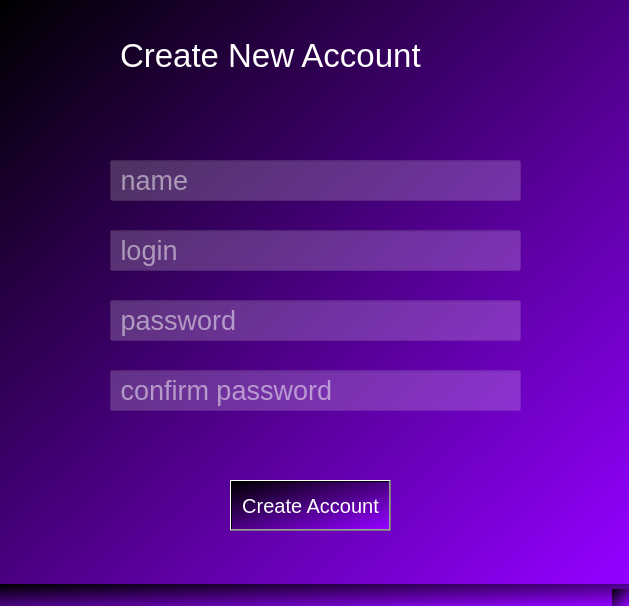
<?xml version="1.0" encoding="UTF-8"?>
<ui version="4.0">
 <class>MainWindow</class>
 <widget class="QMainWindow" name="MainWindow">
  <property name="geometry">
   <rect>
    <x>0</x>
    <y>0</y>
    <width>629</width>
    <height>606</height>
   </rect>
  </property>
  <property name="windowTitle">
   <string>MainWindow</string>
  </property>
  <property name="styleSheet">
   <string notr="true">background-color: qlineargradient(spread:pad, x1:0, y1:0, x2:1, y2:1, stop:0 rgba(0, 0, 0, 255), stop:0.983051 rgba(146, 0, 255, 255));</string>
  </property>
  <widget class="QWidget" name="centralwidget">
   <widget class="QLabel" name="label">
    <property name="geometry">
     <rect>
      <x>120</x>
      <y>20</y>
      <width>421</width>
      <height>71</height>
     </rect>
    </property>
    <property name="font">
     <font>
      <pointsize>25</pointsize>
     </font>
    </property>
    <property name="styleSheet">
     <string notr="true">color: rgb(255, 255, 255);
background-color: rgba(255, 255, 255, 0);</string>
    </property>
    <property name="text">
     <string>Create New Account</string>
    </property>
   </widget>
   <widget class="QLineEdit" name="lineEdit">
    <property name="geometry">
     <rect>
      <x>110</x>
      <y>160</y>
      <width>411</width>
      <height>41</height>
     </rect>
    </property>
    <property name="font">
     <font>
      <pointsize>20</pointsize>
     </font>
    </property>
    <property name="styleSheet">
     <string notr="true">background-color: rgba(255, 255, 255, 50);
color: rgb(255, 255, 255);</string>
    </property>
    <property name="placeholderText">
     <string> name</string>
    </property>
   </widget>
   <widget class="QLineEdit" name="lineEdit_2">
    <property name="geometry">
     <rect>
      <x>110</x>
      <y>230</y>
      <width>411</width>
      <height>41</height>
     </rect>
    </property>
    <property name="font">
     <font>
      <pointsize>20</pointsize>
     </font>
    </property>
    <property name="styleSheet">
     <string notr="true">background-color: rgba(255, 255, 255, 50);
color: rgb(255, 255, 255);</string>
    </property>
    <property name="placeholderText">
     <string> login</string>
    </property>
   </widget>
   <widget class="QLineEdit" name="lineEdit_3">
    <property name="geometry">
     <rect>
      <x>110</x>
      <y>300</y>
      <width>411</width>
      <height>41</height>
     </rect>
    </property>
    <property name="font">
     <font>
      <pointsize>20</pointsize>
     </font>
    </property>
    <property name="styleSheet">
     <string notr="true">background-color: rgba(255, 255, 255, 50);
color: rgb(255, 255, 255);</string>
    </property>
    <property name="echoMode">
     <enum>QLineEdit::Password</enum>
    </property>
    <property name="placeholderText">
     <string> password</string>
    </property>
   </widget>
   <widget class="QLineEdit" name="lineEdit_4">
    <property name="geometry">
     <rect>
      <x>110</x>
      <y>370</y>
      <width>411</width>
      <height>41</height>
     </rect>
    </property>
    <property name="font">
     <font>
      <pointsize>20</pointsize>
     </font>
    </property>
    <property name="styleSheet">
     <string notr="true">background-color: rgba(255, 255, 255, 50);
color: rgb(255, 255, 255);</string>
    </property>
    <property name="echoMode">
     <enum>QLineEdit::Password</enum>
    </property>
    <property name="placeholderText">
     <string> confirm password</string>
    </property>
   </widget>
   <widget class="QPushButton" name="button_criar_conta">
    <property name="geometry">
     <rect>
      <x>230</x>
      <y>480</y>
      <width>161</width>
      <height>51</height>
     </rect>
    </property>
    <property name="font">
     <font>
      <pointsize>15</pointsize>
     </font>
    </property>
    <property name="cursor">
     <cursorShape>PointingHandCursor</cursorShape>
    </property>
    <property name="styleSheet">
     <string notr="true">color: rgb(255, 255, 255);</string>
    </property>
    <property name="text">
     <string>Create Account</string>
    </property>
   </widget>
   <widget class="QLabel" name="label_2">
    <property name="geometry">
     <rect>
      <x>110</x>
      <y>420</y>
      <width>411</width>
      <height>31</height>
     </rect>
    </property>
    <property name="font">
     <font>
      <pointsize>15</pointsize>
     </font>
    </property>
    <property name="styleSheet">
     <string notr="true">background-color: rgba(255, 255, 255, 0);
color: rgb(255, 0, 0);</string>
    </property>
    <property name="text">
     <string/>
    </property>
   </widget>
  </widget>
  <widget class="QMenuBar" name="menubar">
   <property name="geometry">
    <rect>
     <x>0</x>
     <y>0</y>
     <width>629</width>
     <height>21</height>
    </rect>
   </property>
  </widget>
  <widget class="QStatusBar" name="statusbar"/>
 </widget>
 <resources/>
 <connections/>
</ui>
